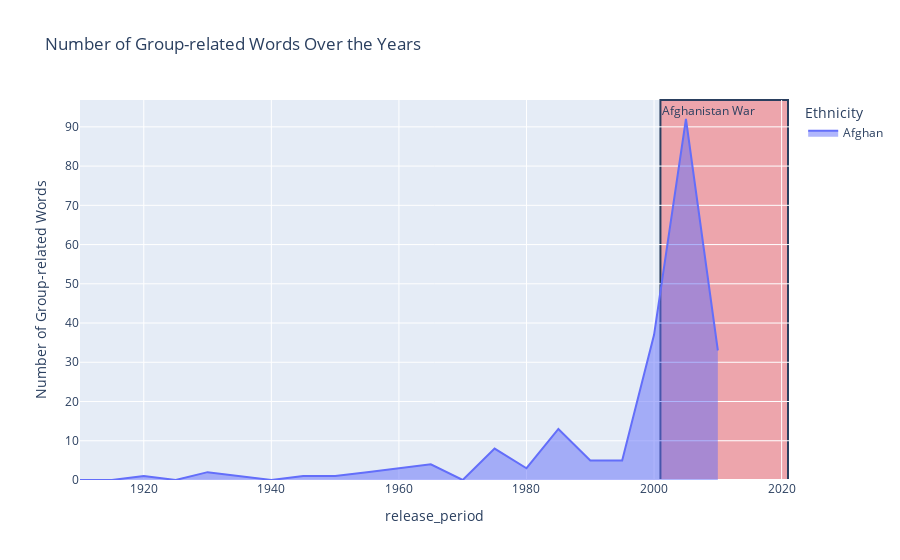

The notebook cell this image was saved under:
### Markdown cell above
The Vietnam war display similar behavior to the cold war but we can observe a decrease in representation after some time, the War in Afghanistan seem to display an surge of interest as well. The data does not stop abruptly in the dataset, so the last years having few representations is mainly due to lack of data.

### Code cell
ethnicities=['Afghan']
plot_occurrences(df_sum, ethmerged, ethnicities, 5,[
    ('2001', '2021', 'Afghanistan War')
])

### Figure 1 — Plotly figure (JSON) as saved in the notebook; plotly's stock layout.template omitted (floating-point values rounded to 4 significant figures)
{"data": [{"fillpattern": {"shape": ""}, "hovertemplate": "Ethnicity=Afghan<br>release_period=%{x}<br>Number of Group-related Words=%{y}<extra></extra>", "legendgroup": "Afghan", "line": {"color": "#636efa"}, "marker": {"symbol": "circle"}, "mode": "lines", "name": "Afghan", "orientation": "v", "showlegend": true, "stackgroup": "1", "type": "scatter", "x": [1910, 1915, 1920, 1925, 1930, 1935, 1940, 1945, 1950, 1955, 1960, 1965, 1970, 1975, 1980, 1985, 1990, 1995, 2000, 2005, 2010], "xaxis": "x", "y": [0, 0, 1, 0, 2, 1, 0, 1, 1, 2, 3, 4, 0, 8, 3, 13, 5, 5, 37, 92, 33], "yaxis": "y"}], "layout": {"annotations": [{"showarrow": false, "text": "Afghanistan War", "x": "2001", "xanchor": "left", "xref": "x", "y": 1, "yanchor": "top", "yref": "y domain"}], "legend": {"title": {"text": "Ethnicity"}, "tracegroupgap": 0}, "shapes": [{"fillcolor": "rgba(255, 0, 0, 0.3)", "layer": "below", "type": "rect", "x0": "2001", "x1": "2021", "xref": "x", "y0": 0, "y1": 1, "yref": "y domain"}], "title": {"text": "Number of Group-related Words Over the Years "}, "xaxis": {"anchor": "y", "domain": [0, 1], "title": {"text": "release_period"}}, "yaxis": {"anchor": "x", "domain": [0, 1], "title": {"text": "Number of Group-related Words"}}}}
